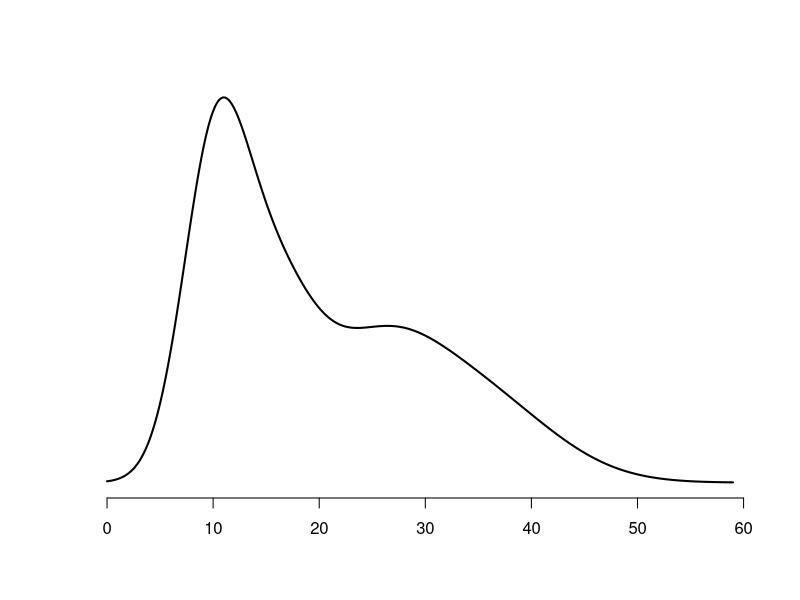
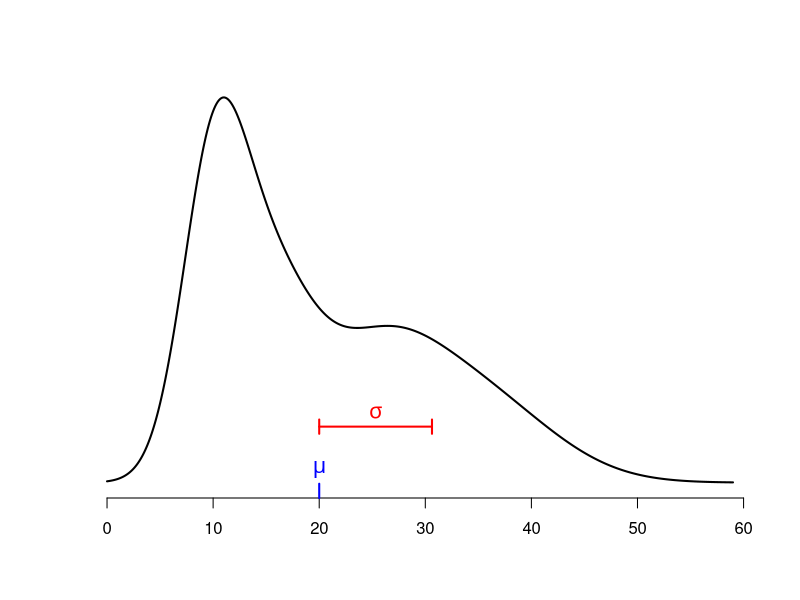
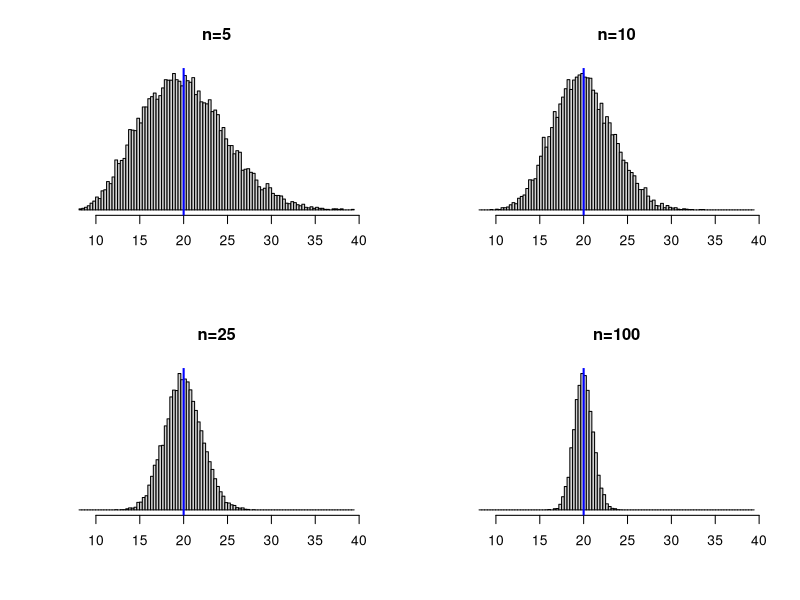
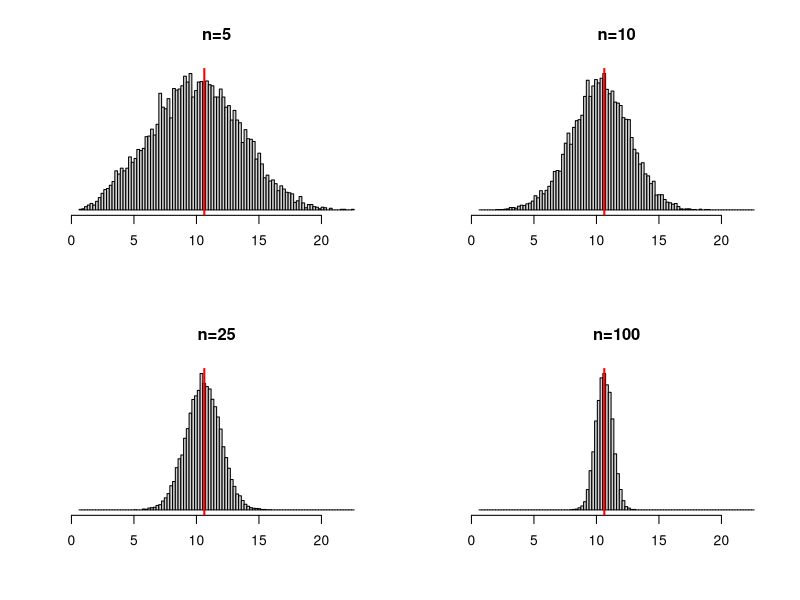

R code for these plots, in order:

## ------------------------------------------------------------------------
p <- c(0.3,0.25,0.25,0.2)
m <- c(10,15,25,35)
s <- c(3,4,6,7)


## ------------------------------------------------------------------------
x <- seq(0,59,by=0.1)
f <- rep(0,length(x))
for(i in 1:length(m)) f <- f + p[i] * dnorm(x, m[i], s[i])


## ------------------------------------------------------------------------
plot(x,f,type="l",lwd=2,yaxt="n",ylab="",bty="n",ylim=c(0,max(f)),xlab="")


## ------------------------------------------------------------------------
M <- sum(m*p)
S <- sqrt(sum(s^2*p) + sum(m^2*p) - sum(m*p)^2)


## ------------------------------------------------------------------------
u <- par("usr") # gets the actual limits of figure region
plot(x,f,type="l",lwd=2,yaxt="n",ylab="",bty="n",ylim=c(0,max(f)),xlab="")
segments(M,u[3],M,u[3]+0.002,xpd=TRUE,lwd=2,col="blue")
text(M,u[3]+0.004,expression(mu),cex=1.3,col="blue")
segments(c(M,M,M+S), u[3]+0.01-c(0,0.001,0.001),c(M+S,M,M+S), u[3]+0.01+c(0,0.001,0.001),
         lwd=2,col="red")
text(M+S/2,u[3]+0.012,expression(sigma),cex=1.3,col="red")


## ------------------------------------------------------------------------
sammix <- function(n=10,m,s,p){
  a <- 1:length(m)
  x <- sample(1:length(m),n,rep=TRUE,prob=p)
  rnorm(n,m[x],s[x])
}


## ------------------------------------------------------------------------
x5 <- matrix(sammix(10000*5,m,s,p),ncol=5)
x10 <- matrix(sammix(10000*10,m,s,p),ncol=10)
x25 <- matrix(sammix(10000*25,m,s,p),ncol=25)
x100 <- matrix(sammix(10000*100,m,s,p),ncol=100)


## ------------------------------------------------------------------------
m5 <- apply(x5,1,mean)
m10 <- apply(x10,1,mean)
m25 <- apply(x25,1,mean)
m100 <- apply(x100,1,mean)


## ------------------------------------------------------------------------
r <- range(c(m5,m10,m25,m100)) # range of sample means
br <- seq(r[1],r[2],length=101) # defines bins in histograms
par(mfrow=c(2,2)) # results in 2 rows and 2 columns of plots
hist(m5,breaks=br,xlab="",ylab="",main="n=5",yaxt="n")
abline(v=M,col="blue",lwd=2)
hist(m10,breaks=br,xlab="",ylab="",main="n=10",yaxt="n")
abline(v=M,col="blue",lwd=2)
hist(m25,breaks=br,xlab="",ylab="",main="n=25",yaxt="n")
abline(v=M,col="blue",lwd=2)
hist(m100,breaks=br,xlab="",ylab="",main="n=100",yaxt="n")
abline(v=M,col="blue",lwd=2)


## ------------------------------------------------------------------------
s5 <- apply(x5,1,sd)
s10 <- apply(x10,1,sd)
s25 <- apply(x25,1,sd)
s100 <- apply(x100,1,sd)


## ------------------------------------------------------------------------
rs <- range(c(s5,s10,s25,s100)) # range of sample means
brs <- seq(rs[1],rs[2],length=101) # defines bins in histograms
par(mfrow=c(2,2)) # results in 2 rows and 2 columns of plots
hist(s5,breaks=brs,xlab="",ylab="",main="n=5",yaxt="n")
abline(v=S,col="red",lwd=2)
hist(s10,breaks=brs,xlab="",ylab="",main="n=10",yaxt="n")
abline(v=S,col="red",lwd=2)
hist(s25,breaks=brs,xlab="",ylab="",main="n=25",yaxt="n")
abline(v=S,col="red",lwd=2)
hist(s100,breaks=brs,xlab="",ylab="",main="n=100",yaxt="n")
abline(v=S,col="red",lwd=2)


